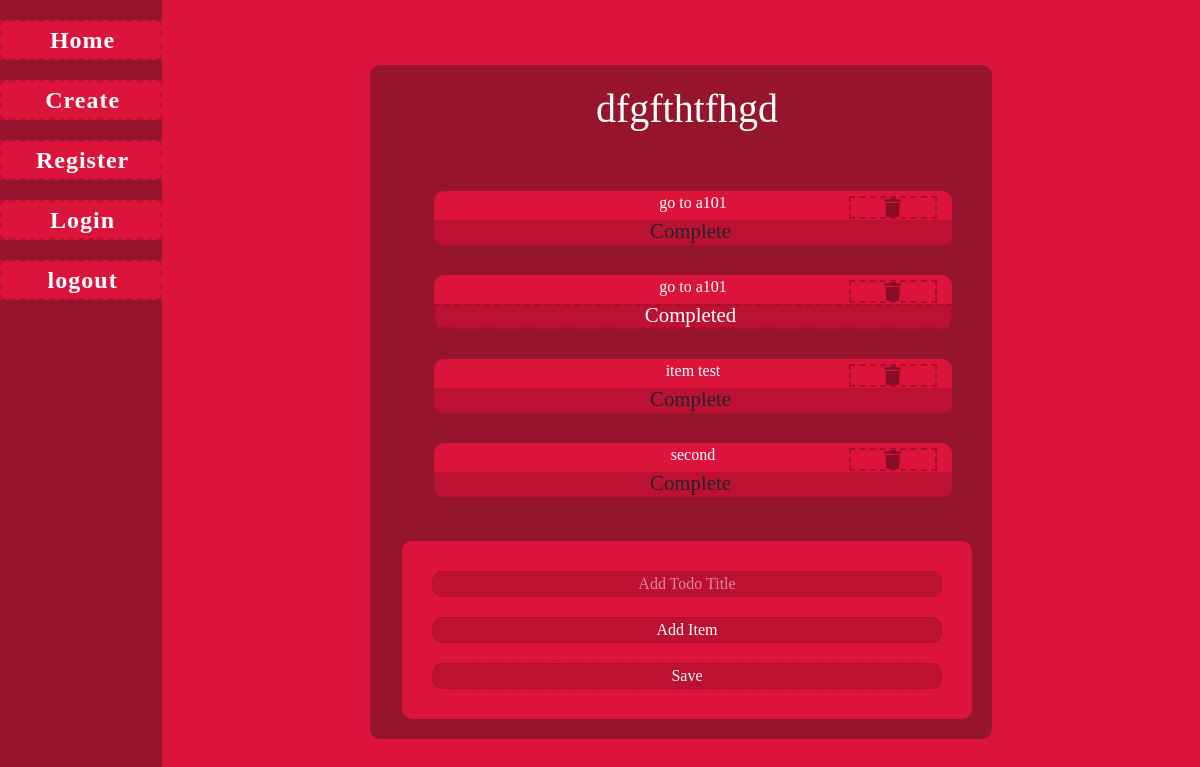
The app's page /view/12 with its own data.
### main/models.py (models this page shows, shortened)
class ToDoList(models.Model):
    user = models.ForeignKey(User, on_delete=models.CASCADE, related_name="todolist", null=True)
    name = models.CharField(max_length=200)

class Item(models.Model):
    todolist = models.ForeignKey(ToDoList, on_delete=models.CASCADE)
    text = models.CharField(max_length=300)
    complete = models.BooleanField()

### main/views.py (the view, shortened to what this page needs)
# urls.py: path('view/<int:id>', views.index, name='index'),
def index(response, id):
    ls = ToDoList.objects.get(id=id)
    return render(response, "main/list.html", {"ls": ls})

### main/templates/main/list.html (shortened to what this page needs)
{% extends "main/base.html" %}
    {% load static %}
        {% block content %}
        <form action="#" method="post" class="form noscroll">
            <ul >
                    <h1 style="color:white">{{ls.name}}</h1>
                    <ul class="ulco">
                        {% if ls.item_set.all %}
                            {% for item in ls.item_set.all %}
                                <span>
                                    {% if item.complete == False %}
                                        <li class="items"><button class="delete" type="submit" name="delete{{item.id}}" value="delete"><i class="fa-sharp fa-solid fa-trash"></i></button><a href="{{item.id}}/note">{{item.text}}</a><div class="check"><input type="checkbox" class="checkb" value="clicked" name="c{{item.id}}"><div class="divc"><h4 class="comp"></h4></div></div></li>
                                    {% else %}
                                        <li class="items"><button class="delete" type="submit" name="delete{{item.id}}" value="delete"><i class="fa-sharp fa-solid fa-trash"></i></button><a href="{{item.id}}/note">{{item.text}}</a><div class="check"><input type="checkbox" class="checkb" value="clicked" name="c{{item.id}}" checked><div class="divc"><h4 class="comp"></h4></div></div></li>
                                    {% endif %}
                                </span>
                            {% endfor %}
                        {% endif %}
                    </ul>
                    <div class="buttons">
                        <input type="text" name="new" placeholder="Add Todo Title">
                        <button type="submit" name="newItem" value="newItem">Add Item</button>
                        <button type="submit" name="save" value="save">Save</button>
                    </div>
                    </ul>
            </form>
        {% endblock %}

### main/templates/main/base.html (style rules this page uses)
*, *::after, *::before { margin: 0; padding: 0; box-sizing: border-box; overflow: hidden; }
body { overflow: hidden; height: 100%; width: 100%; }
.ulco { width: 100%; max-height: 50vh; overflow-y: scroll; overflow-x: hidden; }
.noscroll { overflow: hidden; }
.form { width: 60%; }
ul { position: relative; width: 100%; height: max-content; padding: 20px 20px; border-radius: 10px; background-color: rgb(150, 20, 44); }
ul h1 { display: flex; justify-content: center; }
ul li { margin: 30px 0; text-align: center; background-color: crimson; transition: all 0.2s; cursor: pointer; border-radius: 10px; }
ul li a, ul li p { text-decoration: none; color: white; transition: all 0.2s; }
ul span li a, ul span li p { text-decoration: none; color: white; transition: all 0.2s; position: relative; }
.check { height: 25px; margin-top: 5px; background-color: rgb(189, 17, 51); border-radius: 0 0 10px 10px; display: flex; align-items: center; }
.divc { width: 100%; height: 100%; justify-self: center; display: flex; align-items: center; justify-content: center; padding-top: 5px; }
.divc h4 { margin-right: 5px; font-size: 1.3rem; }
form ul .buttons { display: flex; flex-direction: column; justify-content: center; background-color: crimson; padding: 20px 20px; border-radius: 10px; }
form ul .buttons button,form ul .buttons input { background-color: rgb(189, 17, 51); color: white; border-radius: 10px; outline: none; border: dashed 1px rgb(172, 11, 43); text-align: center; margin: 10px; transition: all 0.2s; }
form ul .buttons input::placeholder { color: rgba(255, 255, 255, 0.5); }

### main/templates/main/list.html (style rules this page uses)
.items { position: relative; }
.delete { background: none; outline: none; border: 2px dashed rgb(172, 11, 43); width: 17%; font-size: 1.2rem; align-items: center; text-align: center; position: absolute; left: 80%; top: 5px; z-index: --100000; color: rgb(136, 14, 37); }

### records on screen
ToDoList: name "dfgfthtfhgd"
Item: text "go to a101"
Item: text "go to a101"
Item: text "item test"
Item: text "second"
